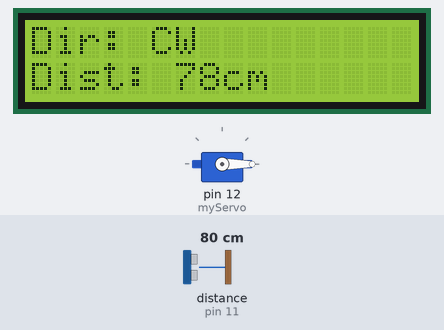
Bench run of a sketch on a simulated Arduino Uno, built with avr-gcc and run on an emulated ATmega328P. Parts: servo, 16×2 character LCD. Wiring (inferred from the names in the program): ultrasonic range finder: trigger pin 10; echo pin 11. Inputs (shaded band) come from the test bench; at power-on: distance to the obstacle (sensor on pin 11) 80 cm. The echo pulse lasts 58.3 µs per cm; what the sketch prints to the serial monitor is not drawn.

Above: at 3.2 s.
3.3 s: distance to the obstacle (sensor on pin 11) set to 250 cm
At 4.8 s:
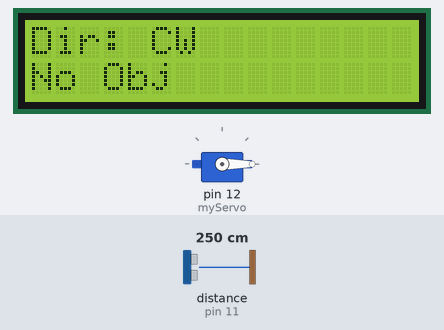
5.1 s: distance to the obstacle (sensor on pin 11) set to 18 cm
At 5.6 s:
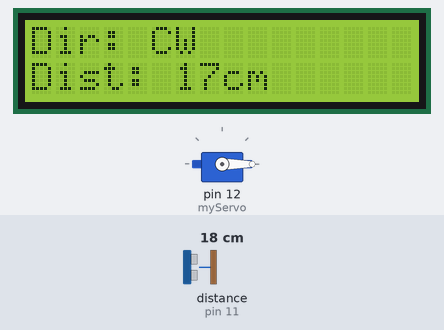
8.3 s: distance to the obstacle (sensor on pin 11) set to 299 cm
At 10.9 s:
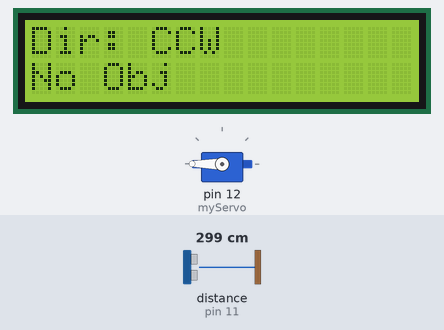
11.4 s: distance to the obstacle (sensor on pin 11) set to 2 cm
At 11.9 s:
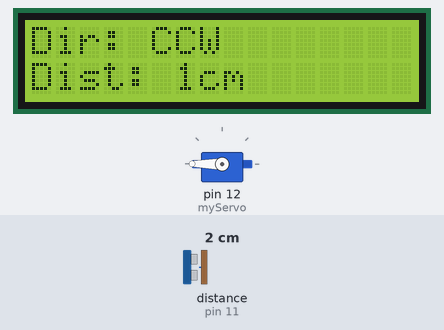
18.7 s: distance to the obstacle (sensor on pin 11) set to 250 cm
At 19.8 s:
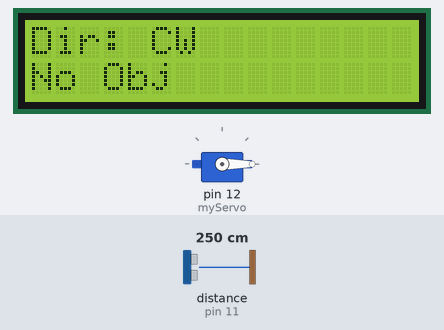
Timing chart, 0 to 21.7 s (numbered marks = the images above; inputs shaded):
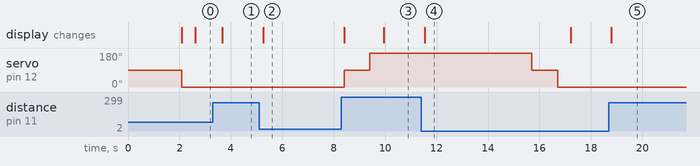

Measured:
- after the input at 3.3 s, the display: changes after 0.37 s (image 1)
- after the input at 5.1 s, the display: changes after 0.16 s (image 2)
- after the input at 8.3 s, the display: first changes after 0.10 s (image 3 shows a later state)
- after the input at 11.4 s, the display: changes after 0.13 s (image 4)
- after the input at 18.7 s, the display: changes after 0.10 s (image 5)
- what the display in image 4 shows lasts 5.7 s, from 11.5 s to 17.2 s

The sketch:

code34.ino
```cpp
#include <Servo.h>
#include <Wire.h>
#include <LiquidCrystal_I2C.h>

LiquidCrystal_I2C lcd(0x27, 16, 2);
Servo myServo;

const int trigPin = 10;
const int echoPin = 11;

long duration;
int distance;

void setup() {
  pinMode(trigPin, OUTPUT);
  pinMode(echoPin, INPUT);
  Serial.begin(9600);

  myServo.attach(12);
  lcd.init();
  lcd.backlight();
  lcd.clear();
  lcd.setCursor(0, 0);
  lcd.print("360 Radar Start");
  delay(2000);
  lcd.clear();
}

void loop() {
  // Rotate clockwise
  myServo.write(0);  // full speed CW
  for (int i = 0; i < 12; i++) {
    delay(500);
    distance = getDistance();
    showLCD("CW", distance);
  }

  myServo.write(90); // stop
  delay(1000);

  // Rotate counterclockwise
  myServo.write(180); // full speed CCW
  for (int i = 0; i < 12; i++) {
    delay(500);
    distance = getDistance();
    showLCD("CCW", distance);
  }

  myServo.write(90); // stop
  delay(1000);
}

int getDistance() {
  digitalWrite(trigPin, LOW); delayMicroseconds(2);
  digitalWrite(trigPin, HIGH); delayMicroseconds(10);
  digitalWrite(trigPin, LOW);
  duration = pulseIn(echoPin, HIGH, 30000);
  if (duration == 0) return 0;
  return duration * 0.034 / 2;
}

void showLCD(String dir, int dist) {
  lcd.clear();
  lcd.setCursor(0, 0);
  lcd.print("Dir: " + dir);

  lcd.setCursor(0, 1);
  if (dist == 0 || dist > 200) {
    lcd.print("No Obj");
  } else {
    lcd.print("Dist: ");
    lcd.print(dist);
    lcd.print("cm");
  }

  Serial.print("Direction: ");
  Serial.print(dir);
  Serial.print(" | Distance: ");
  Serial.println(dist);
}
```
